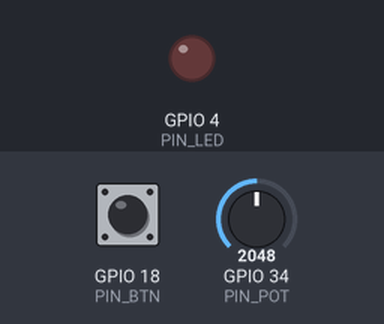
A sketch run on a simulated ESP32. Shown: output pins drawn as LEDs (lit = HIGH). Inputs (shaded band) come from the test bench; at power-on: GPIO 18 (PIN_BTN) HIGH, GPIO 34 (PIN_POT) = 2048. WiFi joins after 1.5 s; servers stay silent unless stated; what the sketch prints to the serial monitor is not drawn.

Above: at 3.0 s.
3.1 s: GPIO 18 (PIN_BTN) pulled LOW for 0.15 s
At 3.8 s:
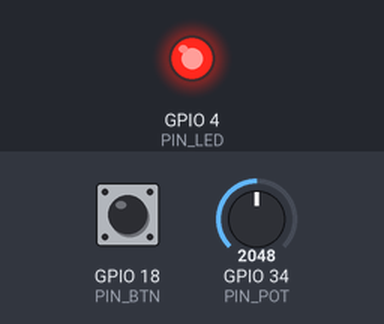
Timing chart, 0 to 19.6 s (numbered marks = the images above; inputs shaded):
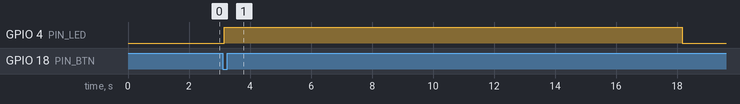

The sketch:

sketch.ino
```cpp
#define BLYNK_TEMPLATE_ID "TU_TEMPLATE_ID"
#define BLYNK_TEMPLATE_NAME "TU_TEMPLATE_NAME"
#define BLYNK_AUTH_TOKEN "PEGA_AQUI_TU_TOKEN_DE_BLYNK"

#define BLYNK_PRINT Serial

#include <WiFi.h>
#include <WiFiClient.h>
#include <BlynkSimpleEsp32.h>
#include <math.h>

char auth[] = BLYNK_AUTH_TOKEN;
char ssid[] = "Wokwi-GUEST";
char pass[] = "";

// Pines
const int PIN_LED = 4;
const int PIN_POT = 34;
const int PIN_BTN = 18;
BlynkTimer timer;

// Estado del sistema
bool enEvento = false;
int segundoEvento = 0;
int timerRafagaID = -1;


// --------------------------------------------------
// LATIDO
// --------------------------------------------------

void enviarLatido() {

  if (!enEvento) {

    Blynk.virtualWrite(V3, "reposo");

    Serial.println("[Nodo] Latido enviado: reposo");

    digitalWrite(PIN_LED, HIGH);
    delay(50);
    digitalWrite(PIN_LED, LOW);
  }
}


// --------------------------------------------------
// PROCESAR RÁFAGA DE SISMO
// --------------------------------------------------

void procesarRafagaSismo() {

  if (!enEvento) return;

  segundoEvento++;

  // Leer potenciómetro
  int lecturaRaw = analogRead(PIN_POT);

  float magnitudBase =
      (lecturaRaw / 4095.0) * 10.0;

  // Forma de la onda
  float factorForma =
      sin((segundoEvento / 15.0) * M_PI) *
      exp(-0.15 * segundoEvento);

  float lecturaAceleracion =
      magnitudBase * factorForma * 2.2;

  // Limitar entre 0 y 10
  if (lecturaAceleracion > 10.0)
    lecturaAceleracion = 10.0;

  if (lecturaAceleracion < 0.0)
    lecturaAceleracion = 0.0;

  // Enviar a Blynk
  Blynk.virtualWrite(V1, lecturaAceleracion);

  Serial.print("[Evento] Segundo ");
  Serial.print(segundoEvento);
  Serial.print("/15 -> Aceleracion: ");
  Serial.print(lecturaAceleracion);
  Serial.println(" g");

  // Terminar después de 15 lecturas
  if (segundoEvento >= 15) {
    finalizarEvento();
  }
}


// --------------------------------------------------
// ACTIVAR ALERTA
// --------------------------------------------------

void activarAlerta(String origen) {

  if (enEvento) return;

  Serial.println();
  Serial.println("--------------------------------------------");
  Serial.println("¡ALERTA DE SISMO!");
  Serial.println("Origen: " + origen);
  Serial.println("--------------------------------------------");

  enEvento = true;
  segundoEvento = 0;

  // ENCENDER LED
  digitalWrite(PIN_LED, HIGH);

  // Estado en Blynk
  Blynk.virtualWrite(V3, "evento");

  // Limpiar botón virtual
  Blynk.virtualWrite(V2, 0);

  // Iniciar ráfaga
  timerRafagaID =
      timer.setInterval(1000L, procesarRafagaSismo);
}


// --------------------------------------------------
// FINALIZAR EVENTO
// --------------------------------------------------

void finalizarEvento() {

  Serial.println(
      "Fin de la rafaga de 15s. Regresando a reposo."
  );

  // Detener temporizador
  if (timerRafagaID != -1) {

    timer.deleteTimer(timerRafagaID);

    timerRafagaID = -1;
  }

  enEvento = false;

  // APAGAR LED
  digitalWrite(PIN_LED, LOW);

  // Actualizar Blynk
  Blynk.virtualWrite(V2, 0);
  Blynk.virtualWrite(V3, "reposo");
}


// --------------------------------------------------
// BLYNK CONECTADO
// --------------------------------------------------

BLYNK_CONNECTED() {

  Blynk.syncVirtual(V2);
}


// --------------------------------------------------
// BOTÓN VIRTUAL BLYNK
// --------------------------------------------------

BLYNK_WRITE(V2) {

  int valorV2 = param.asInt();

  if (valorV2 == 1 && !enEvento) {

    activarAlerta("App Mobile / Blynk Cloud");
  }
}


// --------------------------------------------------
// SETUP
// --------------------------------------------------

void setup() {

  Serial.begin(115200);

  // LED
  pinMode(PIN_LED, OUTPUT);
  digitalWrite(PIN_LED, LOW);

  // BOTÓN
  pinMode(PIN_BTN, INPUT_PULLUP);

  Serial.println();
  Serial.println("Conectando a WiFi...");

  // WiFi Wokwi
  WiFi.begin(ssid, pass, 6);

  while (WiFi.status() != WL_CONNECTED) {

    delay(250);

    Serial.print(".");
  }

  Serial.println();
  Serial.println(
      "WiFi conectado. IP: " +
      WiFi.localIP().toString()
  );

  // Blynk
  Serial.println(
      "Conectando a los servidores de Blynk..."
  );

  Blynk.config(auth);
  Blynk.connect();

  if (Blynk.connected()) {

    Serial.println(
        "¡Conectado a Blynk exitosamente!"
    );

  } else {

    Serial.println(
        "Fallo al conectar con Blynk."
    );
  }

  // Latido cada 60 segundos
  timer.setInterval(60000L, enviarLatido);

  // Estados iniciales
  Blynk.virtualWrite(V1, 0.0);
  Blynk.virtualWrite(V2, 0);
  Blynk.virtualWrite(V3, "reposo");
}


// --------------------------------------------------
// LOOP
// --------------------------------------------------

void loop() {

  Blynk.run();
  timer.run();

  // Leer botón físico
  if (digitalRead(PIN_BTN) == LOW) {

    delay(50); // Antirrebote

    if (digitalRead(PIN_BTN) == LOW && !enEvento) {

      activarAlerta("Boton Fisico Wokwi");

      // Esperar a que se suelte
      while (digitalRead(PIN_BTN) == LOW) {

        Blynk.run();
        timer.run();
        delay(10);
      }
    }
  }
}
```

Measured:
- after the input at 3.1 s, GPIO 4 (PIN_LED): LOW → HIGH after 0.06 s, → LOW 15.0 s later
